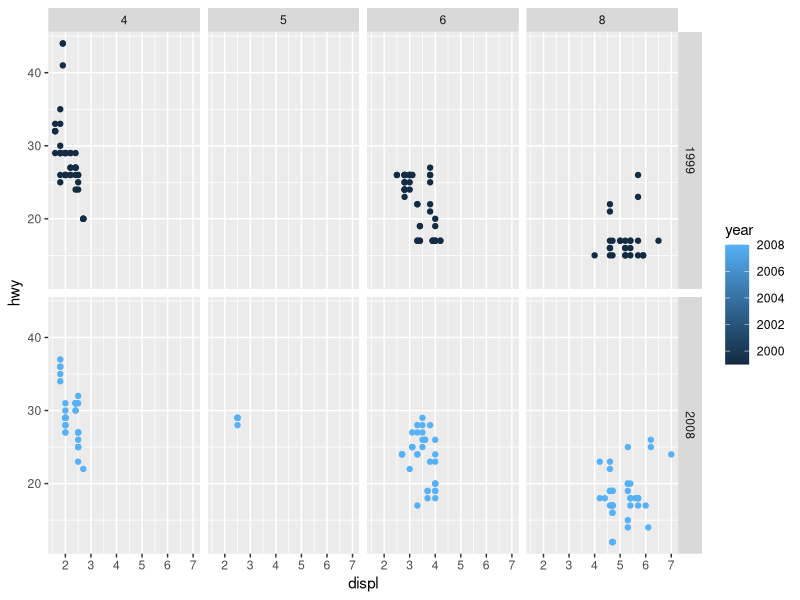

Write R code to recreate this figure.
library(tidyverse)

ggplot(data = mpg) +
  geom_point(mapping = aes(x = displ, y = hwy, color = year)) +
  facet_grid(year ~ cyl)